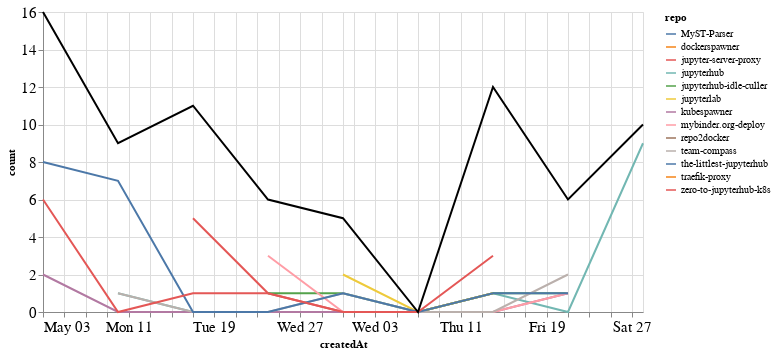

The code cell stored with this chart in its notebook:
### Markdown cell above
## Comments

### Code cell
comments_time = comments.groupby('repo').resample('W', on='createdAt').count()['author'].reset_index()
comments_time = comments_time.rename(columns={'author': 'count'})
comments_time_total = comments_time.groupby('createdAt').agg({"count": "sum"}).reset_index()
ch1 = alt.Chart(comments_time, width=600).mark_line().encode(
    x='createdAt',
    y='count',
    color='repo',
    tooltip="repo"
)

ch2 = alt.Chart(comments_time_total, width=600).mark_line(color="black").encode(
    x='createdAt',
    y='count',
)

ch1 + ch2

### Figure 1 — Vega-Lite specification as saved in the notebook (floating-point values rounded to 4 significant figures)
{"config": {"axisLeft": {"labelFontSize": 15}, "axisBottom": {"labelFontSize": 15}}, "layer": [{"data": {"name": "data-8e29875baa13155087a3ec21f67d8b75"}, "mark": "line", "encoding": {"color": {"type": "nominal", "field": "repo"}, "tooltip": {"type": "nominal", "field": "repo"}, "x": {"type": "temporal", "field": "createdAt"}, "y": {"type": "quantitative", "field": "count"}}, "width": 600}, {"data": {"name": "data-fd8e28ac14cb134b0d7bb3f187b8b397"}, "mark": {"type": "line", "color": "black"}, "encoding": {"x": {"type": "temporal", "field": "createdAt"}, "y": {"type": "quantitative", "field": "count"}}, "width": 600}], "$schema": "https://vega.github.io/schema/vega-lite/v4.8.1.json", "datasets": {"data-8e29875baa13155087a3ec21f67d8b75": [{"repo": "MyST-Parser", "createdAt": "2020-06-28T00:00:00", "count": 1}, {"repo": "dockerspawner", "createdAt": "2020-06-14T00:00:00", "count": 4}, {"repo": "jupyter-server-proxy", "createdAt": "2020-05-17T00:00:00", "count": 5}, {"repo": "jupyter-server-proxy", "createdAt": "2020-05-24T00:00:00", "count": 1}, {"repo": "jupyter-server-proxy", "createdAt": "2020-05-31T00:00:00", "count": 0}, {"repo": "jupyter-server-proxy", "createdAt": "2020-06-07T00:00:00", "count": 0}, {"repo": "jupyter-server-proxy", "createdAt": "2020-06-14T00:00:00", "count": 1}, {"repo": "jupyterhub", "createdAt": "2020-05-10T00:00:00", "count": 1}, {"repo": "jupyterhub", "createdAt": "2020-05-17T00:00:00", "count": 0}, {"repo": "jupyterhub", "createdAt": "2020-05-24T00:00:00", "count": 0}, {"repo": "jupyterhub", "createdAt": "2020-05-31T00:00:00", "count": 0}, {"repo": "jupyterhub", "createdAt": "2020-06-07T00:00:00", "count": 0}, {"repo": "jupyterhub", "createdAt": "2020-06-14T00:00:00", "count": 1}, {"repo": "jupyterhub", "createdAt": "2020-06-21T00:00:00", "count": 0}, {"repo": "jupyterhub", "createdAt": "2020-06-28T00:00:00", "count": 9}, {"repo": "jupyterhub-idle-culler", "createdAt": "2020-05-24T00:00:00", "count": 1}, {"repo": "jupyterhub-idle-culler", "createdAt": "2020-05-31T00:00:00", "count": 1}, {"repo": "jupyterhub-idle-culler", "createdAt": "2020-06-07T00:00:00", "count": 0}, {"repo": "jupyterhub-idle-culler", "createdAt": "2020-06-14T00:00:00", "count": 1}, {"repo": "jupyterhub-idle-culler", "createdAt": "2020-06-21T00:00:00", "count": 1}, {"repo": "jupyterlab", "createdAt": "2020-05-31T00:00:00", "count": 2}, {"repo": "jupyterlab", "createdAt": "2020-06-07T00:00:00", "count": 0}, {"repo": "jupyterlab", "createdAt": "2020-06-14T00:00:00", "count": 1}, {"repo": "kubespawner", "createdAt": "2020-05-03T00:00:00", "count": 2}, {"repo": "kubespawner", "createdAt": "2020-05-10T00:00:00", "count": 0}, {"repo": "kubespawner", "createdAt": "2020-05-17T00:00:00", "count": 0}, {"repo": "kubespawner", "createdAt": "2020-05-24T00:00:00", "count": 0}, {"repo": "kubespawner", "createdAt": "2020-05-31T00:00:00", "count": 0}, {"repo": "kubespawner", "createdAt": "2020-06-07T00:00:00", "count": 0}, {"repo": "kubespawner", "createdAt": "2020-06-14T00:00:00", "count": 0}, {"repo": "kubespawner", "createdAt": "2020-06-21T00:00:00", "count": 1}, {"repo": "mybinder.org-deploy", "createdAt": "2020-05-24T00:00:00", "count": 3}, {"repo": "mybinder.org-deploy", "createdAt": "2020-05-31T00:00:00", "count": 0}, {"repo": "mybinder.org-deploy", "createdAt": "2020-06-07T00:00:00", "count": 0}, {"repo": "mybinder.org-deploy", "createdAt": "2020-06-14T00:00:00", "count": 0}, {"repo": "mybinder.org-deploy", "createdAt": "2020-06-21T00:00:00", "count": 1}, {"repo": "repo2docker", "createdAt": "2020-05-17T00:00:00", "count": 1}, {"repo": "team-compass", "createdAt": "2020-05-10T00:00:00", "count": 1}, {"repo": "team-compass", "createdAt": "2020-05-17T00:00:00", "count": 0}, {"repo": "team-compass", "createdAt": "2020-05-24T00:00:00", "count": 0}, {"repo": "team-compass", "createdAt": "2020-05-31T00:00:00", "count": 1}, {"repo": "team-compass", "createdAt": "2020-06-07T00:00:00", "count": 0}, {"repo": "team-compass", "createdAt": "2020-06-14T00:00:00", "count": 0}, {"repo": "team-compass", "createdAt": "2020-06-21T00:00:00", "count": 2}, {"repo": "the-littlest-jupyterhub", "createdAt": "2020-05-03T00:00:00", "count": 8}, {"repo": "the-littlest-jupyterhub", "createdAt": "2020-05-10T00:00:00", "count": 7}, {"repo": "the-littlest-jupyterhub", "createdAt": "2020-05-17T00:00:00", "count": 0}, {"repo": "the-littlest-jupyterhub", "createdAt": "2020-05-24T00:00:00", "count": 0}, {"repo": "the-littlest-jupyterhub", "createdAt": "2020-05-31T00:00:00", "count": 1}, {"repo": "the-littlest-jupyterhub", "createdAt": "2020-06-07T00:00:00", "count": 0}, {"repo": "the-littlest-jupyterhub", "createdAt": "2020-06-14T00:00:00", "count": 1}, {"repo": "the-littlest-jupyterhub", "createdAt": "2020-06-21T00:00:00", "count": 1}, {"repo": "traefik-proxy", "createdAt": "2020-05-17T00:00:00", "count": 4}, {"repo": "zero-to-jupyterhub-k8s", "createdAt": "2020-05-03T00:00:00", "count": 6}, {"repo": "zero-to-jupyterhub-k8s", "createdAt": "2020-05-10T00:00:00", "count": 0}, {"repo": "zero-to-jupyterhub-k8s", "createdAt": "2020-05-17T00:00:00", "count": 1}, {"repo": "zero-to-jupyterhub-k8s", "createdAt": "2020-05-24T00:00:00", "count": 1}, {"repo": "zero-to-jupyterhub-k8s", "createdAt": "2020-05-31T00:00:00", "count": 0}, {"repo": "zero-to-jupyterhub-k8s", "createdAt": "2020-06-07T00:00:00", "count": 0}, {"repo": "zero-to-jupyterhub-k8s", "createdAt": "2020-06-14T00:00:00", "count": 3}], "data-fd8e28ac14cb134b0d7bb3f187b8b397": [{"createdAt": "2020-05-03T00:00:00", "count": 16}, {"createdAt": "2020-05-10T00:00:00", "count": 9}, {"createdAt": "2020-05-17T00:00:00", "count": 11}, {"createdAt": "2020-05-24T00:00:00", "count": 6}, {"createdAt": "2020-05-31T00:00:00", "count": 5}, {"createdAt": "2020-06-07T00:00:00", "count": 0}, {"createdAt": "2020-06-14T00:00:00", "count": 12}, {"createdAt": "2020-06-21T00:00:00", "count": 6}, {"createdAt": "2020-06-28T00:00:00", "count": 10}]}}
